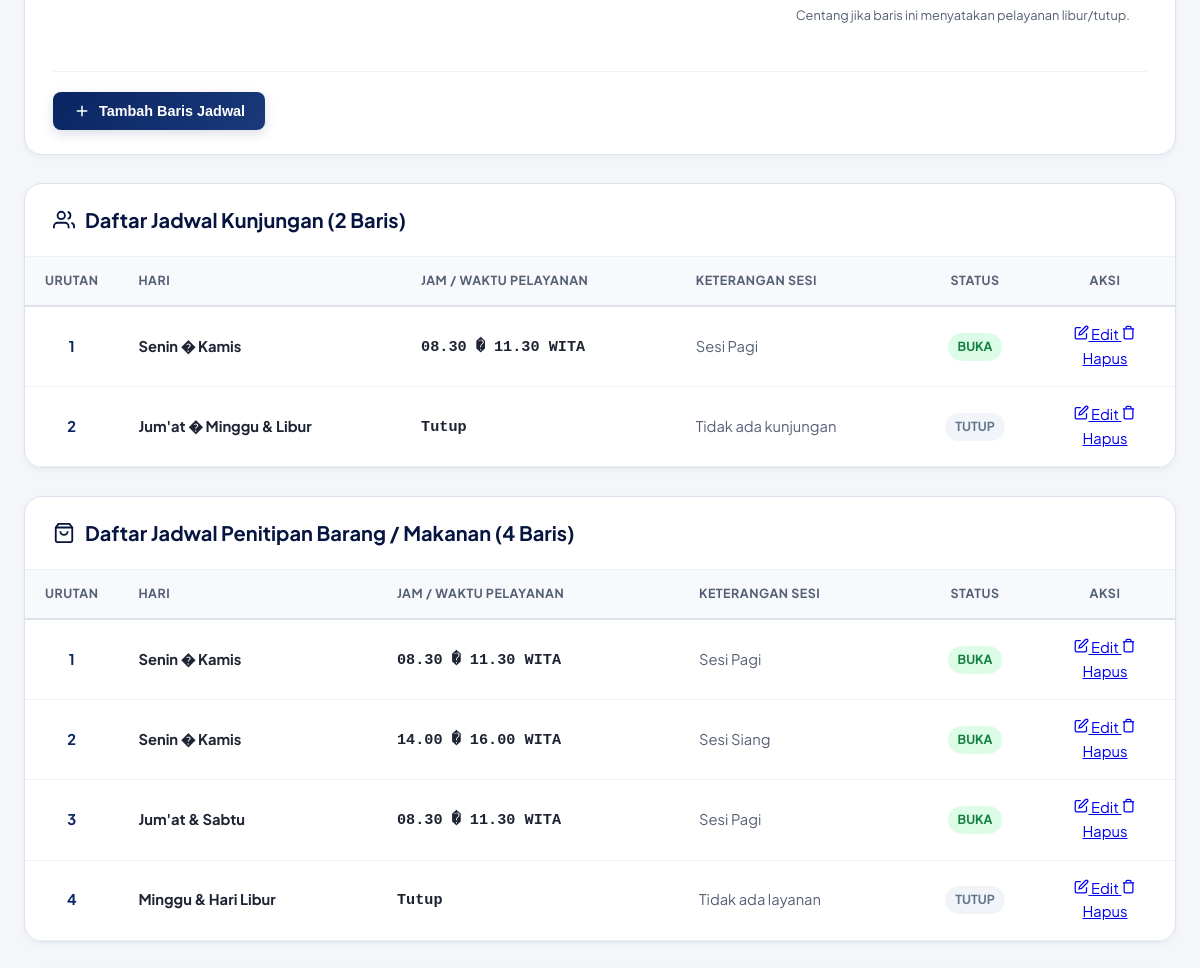
Page /admin/index.php?tab=jadwal (signed in, middle part) on the earlier database version.
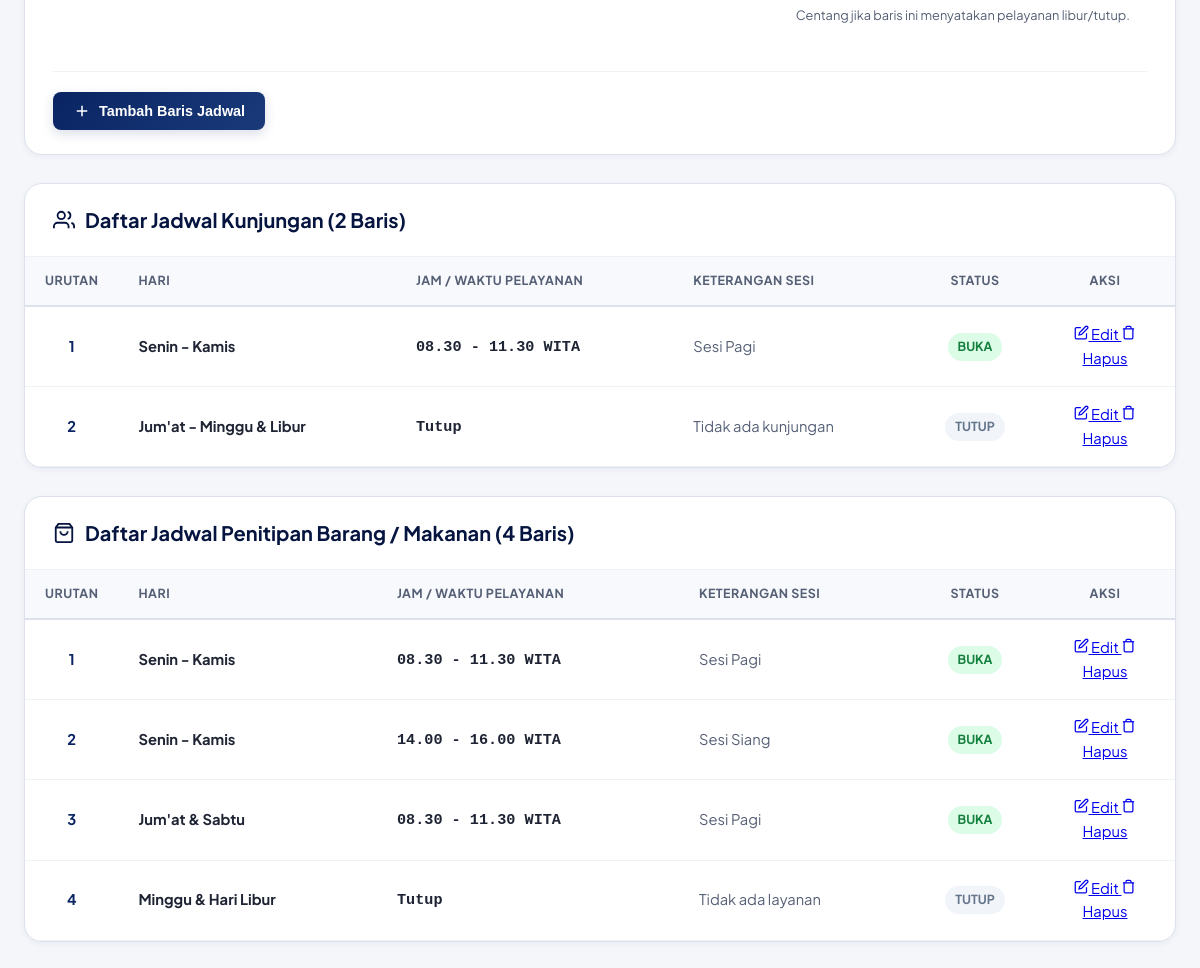
Same page on the later database version.
### tables this page shows
CREATE TABLE IF NOT EXISTS `jadwal_pelayanan` (
  `id` INT AUTO_INCREMENT PRIMARY KEY,
  `kategori` ENUM('kunjungan', 'penitipan') NOT NULL,
  `hari` VARCHAR(100) NOT NULL,
  `waktu` VARCHAR(100) NOT NULL,
  `keterangan` VARCHAR(150) DEFAULT '',
  `is_tutup` TINYINT(1) DEFAULT 0,
  `urutan` INT DEFAULT 1
);

### admin/index.php (the view, shortened to what this page needs)
<?php
require_once __DIR__ . '/../koneksi.php';
$tab = $_GET['tab'] ?? 'berita';
$jadwal_edit_data = null;
$stmt_jk_all = $conn->prepare("SELECT * FROM jadwal_pelayanan WHERE kategori = 'kunjungan' ORDER BY urutan ASC, id ASC");
$stmt_jk_all->execute();
$list_jadwal_kunjungan = $stmt_jk_all->get_result()->fetch_all(MYSQLI_ASSOC);
$stmt_jp_all = $conn->prepare("SELECT * FROM jadwal_pelayanan WHERE kategori = 'penitipan' ORDER BY urutan ASC, id ASC");
$stmt_jp_all->execute();
$list_jadwal_penitipan = $stmt_jp_all->get_result()->fetch_all(MYSQLI_ASSOC);
?>
<!DOCTYPE html>
<html lang="id">
<head>
</head>
<body>
  <main class="admin-main">
    <?php if ($tab === 'jadwal'): ?>
      <div class="content-box" style="margin-bottom: 28px;">
        <form method="POST" action="index.php?tab=jadwal" class="news-form" style="padding: 24px 28px;">
          <div class="form-grid" style="display:grid; grid-template-columns: repeat(auto-fit, minmax(280px, 1fr)); gap: 20px;">
            <div class="form-group">
            </div>
            <div class="form-group">
            </div>
            <div class="form-group" style="display:flex; flex-direction:column; justify-content:center;">
              <div class="form-help">Centang jika baris ini menyatakan pelayanan libur/tutup.</div>
            </div>
          </div>
          <div class="form-actions-bar">
            <?php if ($jadwal_edit_data): ?>
              <button type="submit" name="proses_edit_jadwal" class="btn-primary">
                <svg width="18" height="18" viewBox="0 0 24 24" fill="none" stroke="currentColor" stroke-width="2">
                  <path d="M19 21H5a2 2 0 0 1-2-2V5a2 2 0 0 1 2-2h11l5 5v11a2 2 0 0 1-2 2z"></path>
                  <polyline points="17 21 17 13 7 13 7 21"></polyline>
                  <polyline points="7 3 7 8 15 8"></polyline>
                </svg>
                Simpan Perubahan Jadwal
              </button>
              <a href="index.php?tab=jadwal" class="btn-secondary">Batal</a>
            <?php else: ?>
              <button type="submit" name="proses_tambah_jadwal" class="btn-primary">
                <svg width="18" height="18" viewBox="0 0 24 24" fill="none" stroke="currentColor" stroke-width="2">
                  <path d="M12 5v14M5 12h14"></path>
                </svg>
                Tambah Baris Jadwal
              </button>
            <?php endif; ?>
          </div>
        </form>
      </div>
      <div class="content-box" style="margin-bottom: 28px;">
        <div class="content-box-header">
          <div class="content-box-title">
            <svg width="22" height="22" viewBox="0 0 24 24" fill="none" stroke="currentColor" stroke-width="2">
              <path d="M17 21v-2a4 4 0 0 0-4-4H5a4 4 0 0 0-4 4v2"></path>
              <circle cx="9" cy="7" r="4"></circle>
              <path d="M23 21v-2a4 4 0 0 0-3-3.87"></path>
              <path d="M16 3.13a4 4 0 0 1 0 7.75"></path>
            </svg>
            Daftar Jadwal Kunjungan (<?= count($list_jadwal_kunjungan) ?> Baris)
          </div>
        </div>
        <div class="table-responsive">
          <table class="table-news">
            <thead>
              <tr>
                <th style="width:60px; text-align:center;">Urutan</th>
                <th>Hari</th>
                <th>Jam / Waktu Pelayanan</th>
                <th>Keterangan Sesi</th>
                <th style="width:120px; text-align:center;">Status</th>
                <th style="width:140px; text-align:center;">Aksi</th>
              </tr>
            </thead>
            <tbody>
              <?php if (!empty($list_jadwal_kunjungan)): ?>
                <?php foreach ($list_jadwal_kunjungan as $jd): ?>
                  <tr>
                    <td style="text-align:center; font-weight:700; color:var(--primary);"><?= (int)$jd['urutan'] ?></td>
                    <td><strong><?= htmlspecialchars($jd['hari']) ?></strong></td>
                    <td><span style="font-family:monospace; font-size:0.95rem; font-weight:600;"><?= htmlspecialchars($jd['waktu']) ?></span></td>
                    <td style="color:var(--gray-600);"><?= !empty($jd['keterangan']) ? htmlspecialchars($jd['keterangan']) : '—' ?></td>
                    <td style="text-align:center;">
                      <?php if ((int)$jd['is_tutup'] === 1): ?>
                        <span class="badge-jadwal-tutup">TUTUP</span>
                      <?php else: ?>
                        <span class="badge-jadwal-buka">BUKA</span>
                      <?php endif; ?>
                    </td>
                    <td style="text-align:center;">
                      <div class="table-actions" style="justify-content:center;">
                        <a href="index.php?tab=jadwal&edit_jadwal=<?= (int)$jd['id'] ?>" class="btn-action edit" title="Edit Baris Jadwal">
                          <svg width="15" height="15" viewBox="0 0 24 24" fill="none" stroke="currentColor" stroke-width="2">
                            <path d="M11 4H4a2 2 0 0 0-2 2v14a2 2 0 0 0 2 2h14a2 2 0 0 0 2-2v-7"></path>
                            <path d="M18.5 2.5a2.121 2.121 0 0 1 3 3L12 15l-4 1 1-4 9.5-9.5z"></path>
                          </svg>
                          Edit
                        </a>
                        <a href="index.php?tab=jadwal&hapus_jadwal=<?= (int)$jd['id'] ?>" class="btn-action delete" title="Hapus Baris Jadwal" onclick="return confirm('Apakah Anda yakin ingin menghapus jadwal <?= htmlspecialchars($jd['hari']) ?>?');">
                          <svg width="15" height="15" viewBox="0 0 24 24" fill="none" stroke="currentColor" stroke-width="2">
                            <polyline points="3 6 5 6 21 6"></polyline>
                            <path d="M19 6v14a2 2 0 0 1-2 2H7a2 2 0 0 1-2-2V6m3 0V4a2 2 0 0 1 2-2h4a2 2 0 0 1 2 2v2"></path>
                          </svg>
                          Hapus
                        </a>
                      </div>
                    </td>
                  </tr>
                <?php endforeach; ?>
              <?php else: ?>
                <tr>
                  <td colspan="6" style="text-align:center; padding:30px; color:var(--gray-600);">Belum ada jadwal kunjungan yang diatur. Silakan tambah baris jadwal baru di atas.</td>
                </tr>
              <?php endif; ?>
            </tbody>
          </table>
        </div>
      </div>
      <div class="content-box" style="margin-bottom: 28px;">
        <div class="content-box-header">
          <div class="content-box-title">
            <svg width="22" height="22" viewBox="0 0 24 24" fill="none" stroke="currentColor" stroke-width="2">
              <path d="M6 2L3 6v14a2 2 0 0 0 2 2h14a2 2 0 0 0 2-2V6l-3-4z"></path>
              <line x1="3" y1="6" x2="21" y2="6"></line>
              <path d="M16 10a4 4 0 0 1-8 0"></path>
            </svg>
            Daftar Jadwal Penitipan Barang / Makanan (<?= count($list_jadwal_penitipan) ?> Baris)
          </div>
        </div>
        <div class="table-responsive">
          <table class="table-news">
            <thead>
              <tr>
                <th style="width:60px; text-align:center;">Urutan</th>
                <th>Hari</th>
                <th>Jam / Waktu Pelayanan</th>
                <th>Keterangan Sesi</th>
                <th style="width:120px; text-align:center;">Status</th>
                <th style="width:140px; text-align:center;">Aksi</th>
              </tr>
            </thead>
            <tbody>
              <?php if (!empty($list_jadwal_penitipan)): ?>
                <?php foreach ($list_jadwal_penitipan as $jd): ?>
                  <tr>
                    <td style="text-align:center; font-weight:700; color:var(--primary);"><?= (int)$jd['urutan'] ?></td>
                    <td><strong><?= htmlspecialchars($jd['hari']) ?></strong></td>
                    <td><span style="font-family:monospace; font-size:0.95rem; font-weight:600;"><?= htmlspecialchars($jd['waktu']) ?></span></td>
                    <td style="color:var(--gray-600);"><?= !empty($jd['keterangan']) ? htmlspecialchars($jd['keterangan']) : '—' ?></td>
                    <td style="text-align:center;">
                      <?php if ((int)$jd['is_tutup'] === 1): ?>
                        <span class="badge-jadwal-tutup">TUTUP</span>
                      <?php else: ?>
                        <span class="badge-jadwal-buka">BUKA</span>
                      <?php endif; ?>
                    </td>
                    <td style="text-align:center;">
                      <div class="table-actions" style="justify-content:center;">
                        <a href="index.php?tab=jadwal&edit_jadwal=<?= (int)$jd['id'] ?>" class="btn-action edit" title="Edit Baris Jadwal">
                          <svg width="15" height="15" viewBox="0 0 24 24" fill="none" stroke="currentColor" stroke-width="2">
                            <path d="M11 4H4a2 2 0 0 0-2 2v14a2 2 0 0 0 2 2h14a2 2 0 0 0 2-2v-7"></path>
                            <path d="M18.5 2.5a2.121 2.121 0 0 1 3 3L12 15l-4 1 1-4 9.5-9.5z"></path>
                          </svg>
                          Edit
                        </a>
                        <a href="index.php?tab=jadwal&hapus_jadwal=<?= (int)$jd['id'] ?>" class="btn-action delete" title="Hapus Baris Jadwal" onclick="return confirm('Apakah Anda yakin ingin menghapus jadwal <?= htmlspecialchars($jd['hari']) ?>?');">
                          <svg width="15" height="15" viewBox="0 0 24 24" fill="none" stroke="currentColor" stroke-width="2">
                            <polyline points="3 6 5 6 21 6"></polyline>
                            <path d="M19 6v14a2 2 0 0 1-2 2H7a2 2 0 0 1-2-2V6m3 0V4a2 2 0 0 1 2-2h4a2 2 0 0 1 2 2v2"></path>
                          </svg>
                          Hapus
                        </a>
                      </div>
                    </td>
                  </tr>
                <?php endforeach; ?>
              <?php else: ?>
                <tr>
                  <td colspan="6" style="text-align:center; padding:30px; color:var(--gray-600);">Belum ada jadwal penitipan yang diatur. Silakan tambah baris jadwal baru di atas.</td>
                </tr>
              <?php endif; ?>
            </tbody>
          </table>
        </div>
      </div>
    <?php endif;  ?>
  </main>
</body>
</html>

### admin/index.php (style rules this page uses)
:root { --primary: #0a2463; --primary-light: #1a3a7a; --primary-dark: #061540; --gold: #c9a84c; --gold-light: #e0c068; --gold-dark: #a88830; --white: #ffffff; --bg-page: #f4f6fa; --surface: #ffffff; --gray-50: #f8f9fc; --gray-100: #eef1f6; --gray-200: #dce1eb; --gray-400: #8f98a8; --gray-600: #555f75; --gray-800: #1e2433; --danger: #e53e3e; --danger-light: #fff5f5; --success: #2e8540; --success-light: #f0fff4; --font-body: 'Plus Jakarta Sans', sans-serif; --shadow-sm: 0 2px 6px rgba(10, 36, 99, 0.05); --shadow-md: 0 4px 16px rgba(10, 36, 99, 0.08); --shadow-lg: 0 10px 30px rgba(10, 36, 99, 0.12); --radius-sm: 8px; --radius-md: 12px; --radius-lg: 18px; }
* { box-sizing: border-box; margin: 0; padding: 0; }
body { font-family: var(--font-body); background-color: var(--bg-page); color: var(--gray-800); line-height: 1.6; min-height: 100vh; display: flex; flex-direction: column; }
.admin-main { max-width: 1300px; margin: 28px auto; padding: 0 24px; width: 100%; flex: 1; }
.content-box { background: var(--surface); border-radius: var(--radius-lg); border: 1px solid var(--gray-200); box-shadow: var(--shadow-sm); overflow: hidden; }
.content-box-header { padding: 20px 28px; border-bottom: 1px solid var(--gray-100); display: flex; align-items: center; justify-content: space-between; gap: 16px; flex-wrap: wrap; }
.content-box-title { font-size: 1.25rem; font-weight: 700; color: var(--primary-dark); display: flex; align-items: center; gap: 10px; }
.btn-primary { background: linear-gradient(135deg, var(--primary) 0%, var(--primary-light) 100%); color: var(--white); padding: 10px 20px; border-radius: var(--radius-sm); font-weight: 600; font-size: 0.9rem; text-decoration: none; display: inline-flex; align-items: center; gap: 8px; border: none; cursor: pointer; transition: all 0.2s ease; box-shadow: 0 4px 12px rgba(10, 36, 99, 0.15); }
.table-responsive { overflow-x: auto; width: 100%; }
.table-news { width: 100%; border-collapse: collapse; text-align: left; font-size: 0.92rem; }
.table-news th { background: var(--gray-50); color: var(--gray-600); font-weight: 700; padding: 14px 20px; border-bottom: 2px solid var(--gray-200); text-transform: uppercase; font-size: 0.78rem; letter-spacing: 0.5px; }
.table-news td { padding: 16px 20px; border-bottom: 1px solid var(--gray-100); vertical-align: middle; }
.form-grid { display: grid; grid-template-columns: 2fr 1fr; gap: 32px; }
.form-group { margin-bottom: 22px; }
.form-help { font-size: 0.8rem; color: var(--gray-600); margin-top: 6px; }
.form-actions-bar { display: flex; align-items: center; gap: 12px; margin-top: 24px; padding-top: 20px; border-top: 1px solid var(--gray-100); }
.badge-jadwal-buka { background: #dcfce7; color: #15803d; padding: 4px 10px; border-radius: 20px; font-size: 0.78rem; font-weight: 700; display: inline-flex; align-items: center; gap: 5px; }
.badge-jadwal-tutup { background: #f1f5f9; color: #64748b; padding: 4px 10px; border-radius: 20px; font-size: 0.78rem; font-weight: 700; display: inline-flex; align-items: center; gap: 5px; }

Differences in the rows shown:
changed jadwal_pelayanan (number 1 of 6 on the later page): hari "Senin � Kamis" → "Senin - Kamis"; waktu "08.30 � 11.30 WITA" → "08.30 - 11.30 WITA"
changed jadwal_pelayanan "Tidak ada kunjungan": hari "Jum'at � Minggu & Libur" → "Jum'at - Minggu & Libur"
changed jadwal_pelayanan (number 3 of 6 on the later page): hari "Senin � Kamis" → "Senin - Kamis"; waktu "08.30 � 11.30 WITA" → "08.30 - 11.30 WITA"
changed jadwal_pelayanan "Sesi Siang": hari "Senin � Kamis" → "Senin - Kamis"; waktu "14.00 � 16.00 WITA" → "14.00 - 16.00 WITA"
changed jadwal_pelayanan "Jum'at & Sabtu": waktu "08.30 � 11.30 WITA" → "08.30 - 11.30 WITA"
